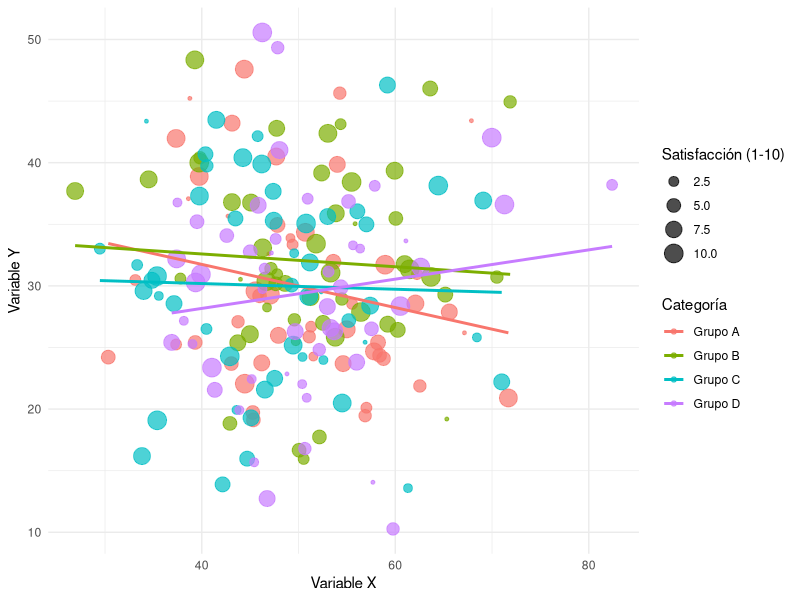

The R source for this figure:
## ---- chunk 1
#| label: fig-ejemplo
#| fig-cap: "Gráfico de ejemplo con datos ficticios"
#| fig-cap-location: bottom
#| warning: false

# Cargar librerías necesarias
library(ggplot2)
library(dplyr)

# Crear datos ficticios
set.seed(123)  # Para reproducibilidad
datos_ejemplo <- data.frame(
  categoria = rep(c("Grupo A", "Grupo B", "Grupo C", "Grupo D"), each = 50),
  valor_x = rnorm(200, mean = 50, sd = 10),
  valor_y = rnorm(200, mean = 30, sd = 8),
  satisfaccion = sample(1:10, 200, replace = TRUE)
)

# Crear el gráfico
ggplot(datos_ejemplo, aes(x = valor_x, y = valor_y, color = categoria)) +
  geom_point(aes(size = satisfaccion), alpha = 0.7) +
  geom_smooth(method = "lm", se = FALSE) +
  labs(
    x = "Variable X",
    y = "Variable Y",
    color = "Categoría",
    size = "Satisfacción (1-10)"
  ) +
  theme_minimal() 
